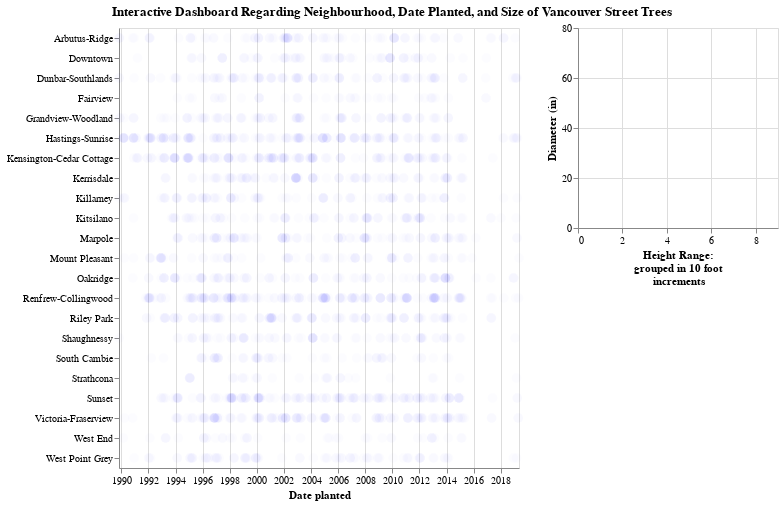

Write notebook code for a chart like this one.
### Markdown cell above
## Dashboard

### Code cell
# Tree size plot base
size_plot = alt.Chart(trees_clean).mark_circle().encode(
    alt.X('height_range_id', title=["Height Range: ", "grouped in 10 foot", "increments"]),
    alt.Y('diameter', title='Diameter (in)')
).properties(height=200, width=200)

# Date planted base plot
date_planted_plot = alt.Chart(trees_clean).mark_circle(size=50).encode(
    alt.X('date_planted', title='Date planted'),
    alt.Y('neighbourhood_name', title=None)
)

# Add height_range_id slider
height_slider = alt.binding_range(name="Height range: ", min=0, max=9, step=1)

select_height = alt.selection_single(fields=["height_range_id"], bind=height_slider)

date_planted_plot = date_planted_plot.encode(
    opacity=alt.condition(
        alt.datum.height_range_id <= select_height.height_range_id,
        alt.value(0.9),
        alt.value(0.01),
    )
).add_selection(select_height)

# Add size and color genus drop down selection
genus = df1['genus'].to_list()
genus_dropdown = alt.binding_select(name='Genus: ', options=genus)
select_genus = alt.selection_single(fields=['genus_name'], bind=genus_dropdown)

date_planted_plot = date_planted_plot.encode(
    color=alt.condition(
        select_genus,
        alt.value('blue'),
        alt.value('green')
    ),
    size=alt.condition(
        select_genus,
        alt.value(100),
        alt.value(25)
    ),
).add_selection(select_genus)

# Add widgets to size plot
size_plot = size_plot.encode(
    size=alt.condition(
        select_genus,
        alt.value(75),
        alt.value(25)
    ),
    color=alt.condition(
        select_genus,
        alt.value('blue'),
        alt.value('green')
    ),
    opacity=alt.condition(
        alt.datum.height_range_id <= select_height.height_range_id,
        alt.value(0.9),
        alt.value(0)
    ),
    tooltip=[
        alt.Tooltip('neighbourhood_name', title='Neighbourhood: '),
        alt.Tooltip('diameter', title='Diameter (in): '),
        alt.Tooltip('height_range_id', title='Height range: ')
        
    ]
)

# Interactive component
interact = alt.selection_interval()
date_planted_plot = date_planted_plot.add_selection(interact)
size_plot = size_plot.transform_filter(interact)

# Dashboard title
dash_title = alt.TitleParams(
    'Interactive Dashboard Regarding Neighbourhood, Date Planted, and Size of Vancouver Street Trees',
    anchor='middle',
    align='center'
)

dashboard = (date_planted_plot | size_plot.interactive()).properties(title=dash_title)
dashboard

### Figure 1 — Vega-Lite specification as saved in the notebook (floating-point values rounded to 4 significant figures; data arrays with more than 128 entries replaced by an {"elided": "..."} marker saying what was removed)
{"$schema": "https://vega.github.io/schema/vega-lite/v4.8.1.json", "config": {"view": {"continuousHeight": 300, "continuousWidth": 400}}, "data": {"name": "data-3bcc9572d6db05bdae0f226162923c13"}, "datasets": {"data-3bcc9572d6db05bdae0f226162923c13": {"elided": "5000 records"}}, "hconcat": [{"encoding": {"color": {"condition": {"selection": "selector010", "value": "blue"}, "value": "green"}, "opacity": {"condition": {"test": "(datum.height_range_id <= selector009.height_range_id)", "value": 0.9}, "value": 0.01}, "size": {"condition": {"selection": "selector010", "value": 100}, "value": 25}, "x": {"field": "date_planted", "title": "Date planted", "type": "temporal"}, "y": {"field": "neighbourhood_name", "title": null, "type": "nominal"}}, "mark": {"size": 50, "type": "circle"}, "selection": {"selector009": {"bind": {"input": "range", "max": 9, "min": 0, "name": "Height range: ", "step": 1}, "fields": ["height_range_id"], "type": "single"}, "selector010": {"bind": {"input": "select", "name": "Genus: ", "options": ["ACER", "PRUNUS", "FRAXINUS", "TILIA", "QUERCUS", "CARPINUS", "FAGUS", "MALUS", "MAGNOLIA", "CRATAEGUS", "ULMUS", "PYRUS", "CERCIDIPHYLLUM", "BETULA", "AESCULUS", "STYRAX", "CORNUS", "PLATANUS", "SORBUS", "PARROTIA", "GLEDITSIA", "LIQUIDAMBAR", "PSEUDOTSUGA", "SYRINGA", "THUJA", "LIRIODENDRON", "CHAMAECYPARIS", "CATALPA", "PINUS", "METASEQUOIA", "ROBINIA", "CERCIS", "CEDRUS", "GINKGO", "NYSSA", "AMELANCHIER", "ABIES", "CELTIS", "ZELKOVA", "DAVIDIA", "PICEA", "STEWARTIA", "HIBISCUS", "JUGLANS", "SEQUOIADENDRON", "TSUGA", "ILEX", "LABURNUM", "POPULUS", "KOELREUTERIA", "CALOCEDRUS", "CORYLUS", "ALNUS", "JUNIPERUS", "EUCOMMIA", "GYMNOCLADUS", "MESPILUS", "CASTANEA", "SOPHORA", "OSTRYIA", "NOTHOFAGUS", "PTEROCARYA", "ARAUCARIA", "CLADRASTIS", "CHITALPA", "SEQUOIA", "PTELEA"]}, "fields": ["genus_name"], "type": "single"}, "selector011": {"type": "interval"}}}, {"encoding": {"color": {"condition": {"selection": "selector010", "value": "blue"}, "value": "green"}, "opacity": {"condition": {"test": "(datum.height_range_id <= selector009.height_range_id)", "value": 0.9}, "value": 0}, "size": {"condition": {"selection": "selector010", "value": 75}, "value": 25}, "tooltip": [{"field": "neighbourhood_name", "title": "Neighbourhood: ", "type": "nominal"}, {"field": "diameter", "title": "Diameter (in): ", "type": "quantitative"}, {"field": "height_range_id", "title": "Height range: ", "type": "quantitative"}], "x": {"field": "height_range_id", "title": ["Height Range: ", "grouped in 10 foot", "increments"], "type": "quantitative"}, "y": {"field": "diameter", "title": "Diameter (in)", "type": "quantitative"}}, "height": 200, "mark": "circle", "selection": {"selector012": {"bind": "scales", "encodings": ["x", "y"], "type": "interval"}}, "transform": [{"filter": {"selection": "selector011"}}], "width": 200}], "title": {"align": "center", "anchor": "middle", "text": "Interactive Dashboard Regarding Neighbourhood, Date Planted, and Size of Vancouver Street Trees"}}
